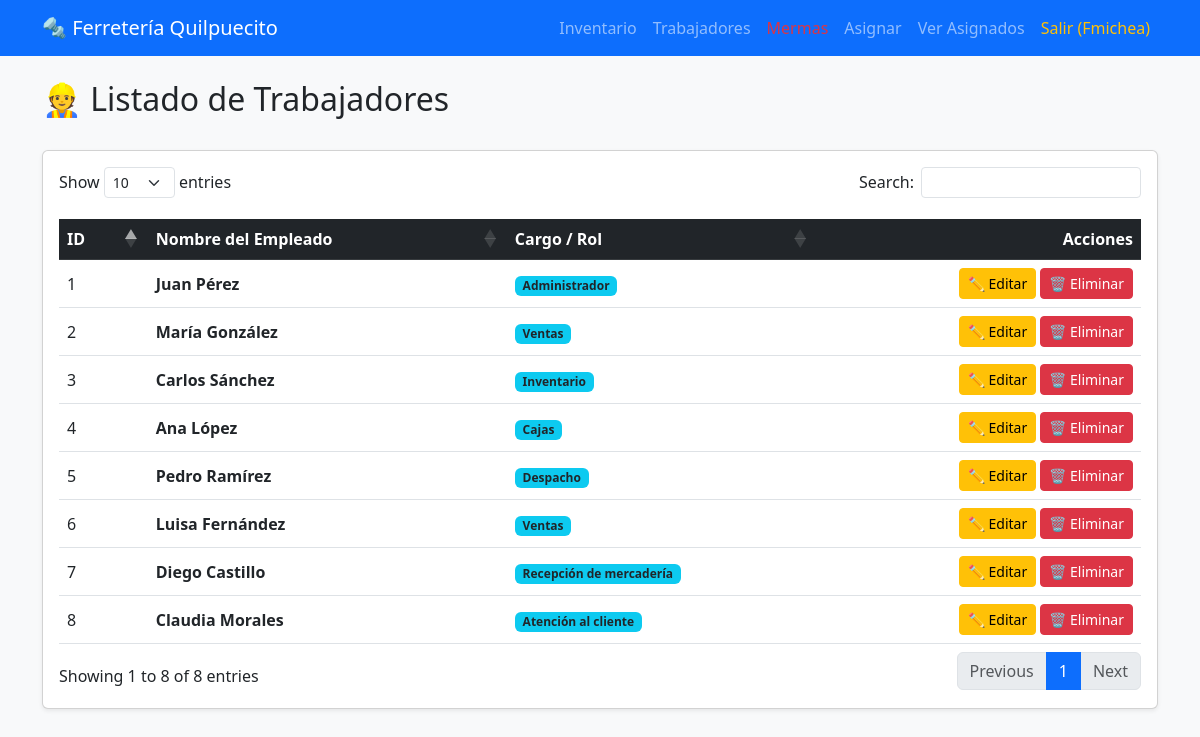
Page /trabajadores (signed in) on the committed database.
### tables this page shows
CREATE TABLE trabajadores (
    id INTEGER PRIMARY KEY AUTOINCREMENT,
    nombre TEXT NOT NULL,
    cargo TEXT NOT NULL
);

### app.py (the view)
@app.route('/trabajadores')
@login_required
def trabajadores():
    conn = get_db_connection()
    trabajadores = conn.execute('SELECT * FROM trabajadores').fetchall()
    conn.close()
    return render_template('trabajadores.html', trabajadores=trabajadores)

### app.py (called while the page is built)
def get_db_connection():
    conn = sqlite3.connect('ferreteria.db')
    conn.row_factory = sqlite3.Row
    conn.execute("PRAGMA foreign_keys = ON")
    return conn

def login_required(f):
    @wraps(f)
    def decorated_function(*args, **kwargs):
        if 'user_id' not in session:
            flash('Por favor inicia sesión para acceder.', 'warning')
            return redirect(url_for('login'))
        return f(*args, **kwargs)
    return decorated_function

### templates/trabajadores.html
{% extends 'base.html' %}
{% block content %}
<div class="d-flex justify-content-between align-items-center mb-4">
    <h2>👷 Listado de Trabajadores</h2>
    </div>
<div class="card shadow-sm">
    <div class="card-body">
        <div class="table-responsive">
            <table class="table table-hover align-middle">
                <thead class="table-dark">
                    <tr>
                        <th>ID</th>
                        <th>Nombre del Empleado</th>
                        <th>Cargo / Rol</th>
                        <th class="text-end">Acciones</th>
                    </tr>
                </thead>
                <tbody>
                    {% for trabajador in trabajadores %}
                    <tr>
                        <td>{{ trabajador['id'] }}</td>
                        <td class="fw-bold">{{ trabajador['nombre'] }}</td>
                        <td>
                            <span class="badge bg-info text-dark">{{ trabajador['cargo'] }}</span>
                        </td>
                        <td class="text-end">
                            <a href="{{ url_for('editar_trabajador', id=trabajador['id']) }}" class="btn btn-sm btn-warning">
                                ✏️ Editar
                            </a>
                            <a href="{{ url_for('eliminar_trabajador', id=trabajador['id']) }}"
                               class="btn btn-sm btn-danger"
                               onclick="return confirm('¿Estás seguro de eliminar a {{ trabajador.nombre }}? Esta acción no se puede deshacer.');">
                                🗑️ Eliminar
                            </a>
                        </td>
                    </tr>
                    {% else %}
                    <tr>
                        <td colspan="4" class="text-center py-4">No hay trabajadores registrados.</td>
                    </tr>
                    {% endfor %}
                </tbody>
            </table>
        </div>
    </div>
</div>
{% endblock %}

### templates/base.html (style rules this page uses)
body { background-color: #f8f9fa; }
.card { box-shadow: 0 4px 8px rgba(0,0,0,0.1); }

### rows in the picture
trabajadores: id "1", nombre "Juan Pérez", cargo "Administrador"
trabajadores: id "2", nombre "María González", cargo "Ventas"
trabajadores: id "3", nombre "Carlos Sánchez", cargo "Inventario"
trabajadores: id "4", nombre "Ana López", cargo "Cajas"
trabajadores: id "5", nombre "Pedro Ramírez", cargo "Despacho"
trabajadores: id "6", nombre "Luisa Fernández", cargo "Ventas"
trabajadores: id "7", nombre "Diego Castillo", cargo "Recepción de mercadería"
trabajadores: id "8", nombre "Claudia Morales", cargo "Atención al cliente"

### other values in the picture
{{ session.username }} "Fmichea"
